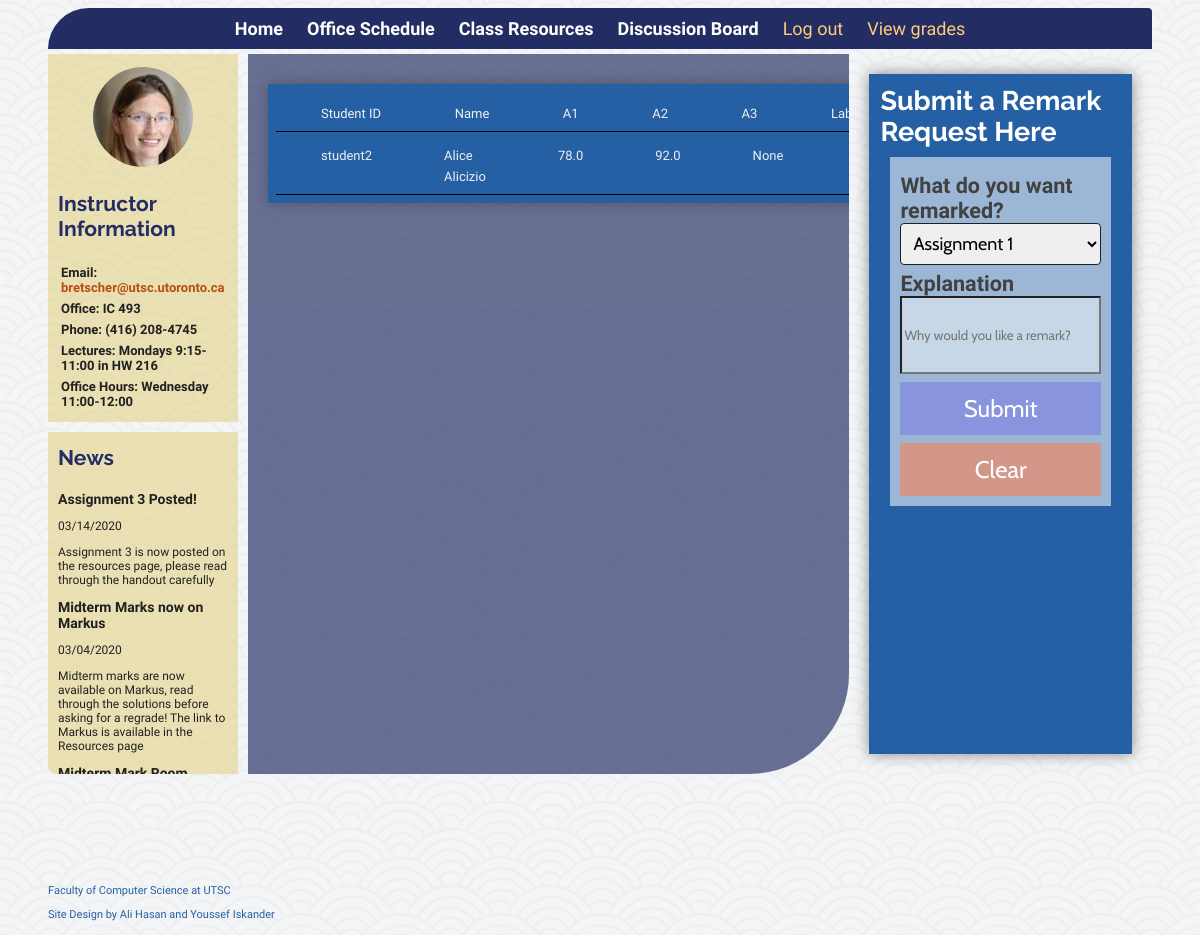
The app's page /marks (signed in) with its own data.
### tables this page shows
CREATE TABLE "students" (
	"SID"	TEXT UNIQUE,
	"Name"	TEXT,
	"A1"	REAL,
	"A2"	REAL,
	"A3"	REAL,
	"Midterm"	REAL,
	"Final"	REAL,
	"Labs"	REAL,
	PRIMARY KEY("SID")
);

### app.py (the view)
@app.route('/marks')
def marks():
    is_student = session.get('student')
    is_instructor = session.get('instructor')
    all_students = {}
    student_info = {}
    all_remarks = {}
    if is_instructor:
        student_list = db.session.query(Students).all()
        for student in student_list:
            all_students[student.SID] = student.__dict__
        remark_list = db.session.query(Remarks).all()
        for remark in remark_list:
            all_remarks[remark.request_id] = {
                'request_id': remark.request_id,
                'remark' : remark.remark,
                'explanation': remark.explanation,
                'request_user': remark.request_user
            }
    elif is_student:
        student = db.session.query(Students).get(session.get('ID'))
        student_info = student.__dict__
    return render_template('marks.html', student_info=student_info, is_student=is_student, all_students=all_students, all_remarks=all_remarks)

### templates/marks.html (shortened to what this page needs)
{% extends "base.html" %}
{% block head %}
<link rel="stylesheet" type="text/css" href="{{ url_for('static', filename='css/lectures.css') }}">
{% endblock %}
{% block content %}
<div class="content-child">
    <div id="table-row">
        <div class="table-content">
            <h7>Student ID</h7>
        </div>
        <div class="table-content">
            <h7>Name</h7>
        </div>
        <div class="table-content">
            <h7>A1</h7>
        </div>
        <div class="table-content">
            <h7>A2</h7>
        </div>
        <div class="table-content">
            <h7>A3</h7>
        </div>
        <div class="table-content">
            <h7>Labs</h7>
        </div>
    </div>
    {% if is_student == true %}
    <div id="table-row">
        <div class="table-content">
            <h7> {{ student_info['SID']}} </h7>
        </div>
        <div class="table-content">
            <h7> {{ student_info['Name']}} </h7>
        </div>
        <div class="table-content">
            <h7> {{ student_info['A1']}} </h7>
        </div>
        <div class="table-content">
            <h7> {{ student_info['A2']}} </h7>
        </div>
        <div class="table-content">
            <h7> {{ student_info['A3']}} </h7>
        </div>
        <div class="table-content">
        </div>
    </div>
    {% endif %}
    </div>
</div>
<div class="content-child" style="overflow: auto;">
{% if is_student == true %}
    <h2 class="content-title">Submit a Remark Request Here</h2>
    <form id="feedback-form" method="POST" action="/marks">
    <label for="remark">What do you want remarked?</label>
    <select id="visitor-category" name="remark">
        <option value="a1">Assignment 1</option>
    </select>
    <label for="comments">Explanation</label>
    <input type="text "id="comments" name="comments" placeholder="Why would you like a remark?" name="explanation" required>
    <input id="form-button" type="submit" value="Submit">
    <input id="form-button" type="button" onclick="clear_form('feedback-form')" value="Clear">
    </form>
{% endif %}
</div>
{% endblock %}

### static/css/index.css (style rules this page uses)
body { font-family: 'Cabin Condensed', helvetica, arial, sans-serif; font-size: 18px; }
h2 { margin: 0px; }
body { margin-left: 4%; margin-right: 4%; background-color: rgb(247, 244, 247); background-image: url('/static/img/seigaiha.png'); background-repeat: repeat; height: 100vh; }
.content-title { color: white; order: -1; width: 100%; text-align: left; font-family: 'Raleway', Arial, Helvetica, sans-serif; font-weight: 700; }
.content-child { padding: 1% 1%; flex-basis: 40%; margin: 20px; background-color: #2660A4; min-height: 100px; box-shadow: 0 0 14px rgba(66, 66, 66, 0.603); }

### static/css/form.css (style rules this page uses)
#feedback-form { background-color: rgba(255, 255, 255, 0.547); color: #414141; padding: 10px; margin: 10px; display: flex; flex-flow: column wrap; flex: 90%; }
label { font-size: 1.2em; font-weight: 600; margin-top: 6px; }
#form-button { cursor: pointer; padding: 12px 20px; font-size: x-large; font-family: 'Cabin'; border: none; margin-top: 8px; }
input[type=submit] { background-color: #3700ff31; color: #FFF; }
input[value=Clear] { background-color: rgba(255, 127, 80, 0.555); color: #FFF; }
#comments { height: 50%; flex: 6vw; font-family: Cabin; color: rgba(52, 52, 54, 0.904); background-color: rgba(255, 255, 255, 0.445); }
#visitor-category { font-size: 1em; font-family: Cabin; border: 1px solid #202020; border-radius: 4px; padding: 8px; }

### static/css/lectures.css (style rules this page uses)
#table-row { display: flex; text-align: left; padding: 0.5em; border-bottom: 1px solid black; margin: 2px; justify-content: space-between; }
.table-content { padding: 0em 2em; }
h7 { font-size: 13px; }

### records on screen
students: SID "student2", Name "Alice Alicizio", A1 "78.0", A2 "92.0"

### other values on screen
{{ student_info['A3'] }} "None"
